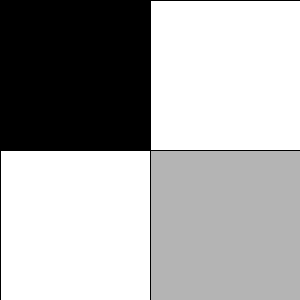
Frame 1 (no input)
Frame 60 (the mouse pressed at the canvas centre just before this capture): identical to frame 1, image omitted
Frame 120 (the mouse held since frame 60 and released just before this capture): identical to frame 1, image omitted

The Processing sketch that drew this single still picture (run headless with seeded random() and noise(); from frame 60 on, the mouse is pressed at the canvas centre):

// Processing sketch: sketch_161003f_Colour_Shapes
// ── sketch_161003f_Colour_Shapes.pde
void setup() {
  size(300,300);
}

void draw() {
  fill(255);
  rect(0,0,300,300);
  fill(0);
  rect(0,0,150,150);
  fill(180);
  rect(300,300,-150,-150);
}
